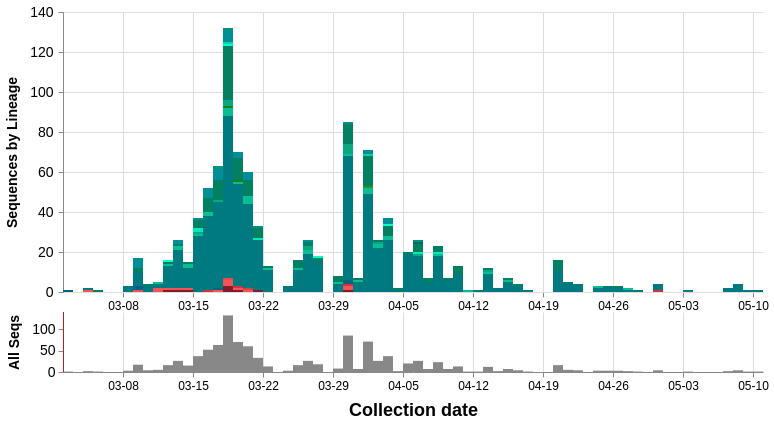

This figure's Vega-Lite source:
### Vega specification from a JSON file in a GitHub repository (floating-point values rounded to 4 significant figures; data arrays with more than 128 entries replaced by an {"elided": "..."} marker saying what was removed)
{"$schema": "https://vega.github.io/schema/vega/v5.json", "description": "A basic stacked bar chart example.", "width": 700, "height": 360, "padding": 5, "data": [{"name": "cases_by_date_and_group", "format": {"parse": {"group": "string", "cases_sum": "number", "date": "date:'%Q'"}}, "values": {"elided": "178 records"}, "transform": [{"type": "bin", "field": "date", "extent": [{"signal": "dateRangeStart"}, {"signal": "dateRangeEnd"}], "step": {"signal": "dateBin"}, "as": ["day_start", "day_end"]}, {"type": "aggregate", "groupby": ["group", "day_start", "day_end"], "fields": ["cases_sum", "group_counts", "color"], "ops": ["sum", "max", "max"], "as": ["cases_sum", "group_counts", "color"]}, {"type": "impute", "field": "cases_sum", "key": "day_start", "groupby": ["group", "color", "group_counts"], "value": 0}, {"type": "formula", "expr": "datum.day_start + dateBin", "as": "day_end"}, {"type": "window", "sort": {"field": "day_start"}, "groupby": ["group"], "ops": ["sum"], "fields": ["cases_sum"], "as": [{"signal": "windowField"}], "frame": [null, 0]}, {"type": "stack", "groupby": ["day_start"], "sort": {"field": "group"}, "field": "cases_sum", "offset": {"signal": "stackOffset"}}]}, {"name": "cases_by_date", "source": "cases_by_date_and_group", "transform": [{"type": "aggregate", "groupby": ["day_start", "day_end"], "fields": ["cases_sum"], "ops": ["sum"], "as": ["cases_sum_by_date"]}]}, {"name": "selected", "on": [{"trigger": "clear", "remove": true}, {"trigger": "!shift", "remove": true}, {"trigger": "!shift && clicked", "insert": "clicked"}, {"trigger": "shift && clicked", "toggle": "clicked"}]}], "signals": [{"name": "dateRangeStart", "value": 1575158400000}, {"name": "dateRangeEnd", "value": 1609372800000}, {"name": "dateBin", "value": 86400000}, {"name": "overviewYLabel", "value": "All Seqs"}, {"name": "detailYLabel", "value": "Sequences by Lineage"}, {"name": "stackOffset", "value": "zero"}, {"name": "windowField", "value": "cases_sum_dummy"}, {"name": "detailDomain"}, {"name": "brush", "value": 0}, {"name": "delta", "value": 0}, {"name": "xdown", "value": 0}, {"name": "anchor", "value": null}, {"name": "hoverBar", "value": null}, {"name": "clear", "value": true, "on": [{"events": "mouseup[!event.item]", "update": "true", "force": true}]}, {"name": "shift", "value": false, "on": [{"events": "@detailbars:click", "update": "event.shiftKey", "force": true}]}, {"name": "clicked", "value": null, "on": [{"events": "@detailbars:click", "update": "{group: datum.group}", "force": true}]}], "marks": [{"type": "group", "name": "detail", "encode": {"enter": {"height": {"value": 280}, "width": {"value": 700}}}, "signals": [{"name": "hoverBar", "push": "outer", "on": [{"events": "@detailbars:mouseover!", "update": "{group: datum.group, date: datum.day_start}"}, {"events": "@detailbars:mouseout!", "update": "null"}]}], "scales": [{"name": "x", "type": "time", "range": "width", "domain": {"fields": [{"data": "cases_by_date", "field": "day_start"}, {"data": "cases_by_date", "field": "day_end"}]}, "domainRaw": {"signal": "detailDomain"}}, {"name": "y", "type": "linear", "range": [280, 0], "nice": true, "zero": true, "domain": {"data": "cases_by_date_and_group", "field": "y1"}}], "axes": [{"orient": "bottom", "scale": "x", "zindex": 0, "format": "%m-%d", "tickCount": "week", "grid": true, "gridScale": "y", "gridColor": "#DDD", "labelFontSize": 12, "labelPadding": 3}, {"orient": "left", "scale": "y", "zindex": 0, "grid": true, "gridColor": "#DDD", "title": {"signal": "detailYLabel"}, "titleFontSize": 14, "titlePadding": 10, "labelFontSize": 14, "labelPadding": 5, "tickCount": 5}], "marks": [{"type": "group", "encode": {"enter": {"height": {"field": {"group": "height"}}, "width": {"field": {"group": "width"}}, "clip": {"value": true}}}, "marks": [{"type": "rect", "name": "detailbars", "from": {"data": "cases_by_date_and_group"}, "encode": {"enter": {"strokeWidth": {"value": 1}, "tooltip": {"signal": "{title: datum.group, 'Total sequences': datum.group_counts, 'Sequences': datum.cases_sum, 'Collection date': timeFormat(datum.day_start, '%b %d %Y')}"}}, "update": {"x": {"scale": "x", "field": "day_start"}, "x2": {"scale": "x", "field": "day_end"}, "y": {"scale": "y", "field": "y0"}, "y2": {"scale": "y", "field": "y1"}, "fill": [{"test": "(!length(data('selected')) || indata('selected', 'group', datum.group)) && (datum.cases_sum > 0)", "field": "color"}, {"value": "#CCC"}], "stroke": [{"test": "hoverBar && hoverBar.group == datum.group && datum.cases_sum > 0", "value": "#000"}, {"value": "transparent"}], "zindex": [{"test": "hoverBar && hoverBar.group == datum.group && datum.cases_sum > 0", "value": 3}, {"value": 1}]}}}]}]}, {"type": "group", "name": "overview", "encode": {"enter": {"x": {"value": 0}, "y": {"value": 300}, "width": {"value": 700}, "height": {"value": 60}, "fill": {"value": "transparent"}}}, "signals": [{"name": "brush", "push": "outer", "on": [{"events": {"merge": [{"markname": "overview", "type": "mousedown"}, {"markname": "overviewbars", "type": "mousedown"}]}, "asdf": "invert('xOverview', [x(), x()])", "update": "[scale('xOverview', round(invert('xOverview', x()) / 86400000) * 86400000), scale('xOverview', round(invert('xOverview', x()) / 86400000) * 86400000)]"}, {"events": {"merge": [{"markname": "overview", "type": "dblclick"}, {"markname": "brushrect", "type": "dblclick"}]}, "update": "0"}, {"events": {"merge": [{"source": "window", "type": "mousemove", "between": [{"markname": "overview", "type": "mousedown"}, {"source": "window", "type": "mouseup"}], "consume": true}, {"source": "window", "type": "mousemove", "between": [{"markname": "overviewbars", "type": "mousedown"}, {"source": "window", "type": "mouseup"}], "consume": true}]}, "update": "[brush[0], clamp(scale('xOverview', round(invert('xOverview', x()) / 86400000) * 86400000), 0, width)]"}, {"events": {"merge": [{"markname": "overview", "type": "mouseup"}, {"markname": "brushrect", "type": "mouseup"}]}, "update": "abs(span(brush)) <= 2 ? 0 : [brush[0], brush[1]]"}, {"events": {"signal": "delta"}, "update": "clampRange([anchor[0] + delta, anchor[1] + delta], 0, width)"}]}, {"name": "anchor", "push": "outer", "on": [{"events": "@brushrect:mousedown", "update": "slice(brush)"}]}, {"name": "xdown", "push": "outer", "on": [{"events": "@brushrect:mousedown", "update": "scale('xOverview', round(invert('xOverview', x()) / 86400000) * 86400000)"}]}, {"name": "delta", "push": "outer", "on": [{"events": "[@brushrect:mousedown, window:mouseup] > window:mousemove!", "update": "scale('xOverview', round(invert('xOverview', x()) / 86400000) * 86400000) - xdown"}]}, {"name": "detailDomain", "push": "outer", "on": [{"events": {"signal": "brush"}, "update": "span(brush) ? invert('xOverview', brush) : null"}]}], "scales": [{"name": "xOverview", "type": "time", "range": "width", "domain": {"fields": [{"data": "cases_by_date", "field": "day_start"}, {"data": "cases_by_date", "field": "day_end"}]}}, {"name": "yOverview", "type": "linear", "range": [60, 0], "domain": {"data": "cases_by_date", "field": "cases_sum_by_date"}, "nice": true, "zero": true}], "axes": [{"orient": "bottom", "scale": "xOverview", "title": "Collection date", "titleFontSize": 18, "titlePadding": 10, "format": "%m-%d", "grid": true, "gridColor": "#DDD", "gridScale": "yOverview", "labelFontSize": 12, "labelPadding": 3, "tickCount": "week"}, {"orient": "left", "scale": "yOverview", "title": {"signal": "overviewYLabel"}, "titleFontSize": 14, "titlePadding": 10, "labelFontSize": 14, "labelPadding": 3, "tickCount": 3}], "marks": [{"type": "rect", "name": "overviewbars", "from": {"data": "cases_by_date"}, "encode": {"enter": {"x": {"scale": "xOverview", "field": "day_start"}, "x2": {"scale": "xOverview", "field": "day_end"}, "y": {"scale": "yOverview", "value": 0}, "y2": {"scale": "yOverview", "field": "cases_sum_by_date"}}, "update": {"fill": [{"test": "detailDomain && inrange(datum.day_start, [detailDomain[0], detailDomain[1] - 1])", "value": "#f00"}, {"value": "#888"}]}}}, {"type": "rect", "name": "brushrect", "encode": {"enter": {"y": {"value": 0}, "height": {"value": 60}, "fill": {"value": "#333"}, "fillOpacity": {"value": 0.2}}, "update": {"x": {"signal": "brush[0]"}, "x2": {"signal": "brush[1]"}}}}, {"type": "rect", "interactive": false, "encode": {"enter": {"y": {"value": 0}, "height": {"value": 60}, "width": {"value": 1}, "fill": {"value": "firebrick"}}, "update": {"x": {"signal": "brush[0]"}}}}, {"type": "rect", "interactive": false, "encode": {"enter": {"y": {"value": 0}, "height": {"value": 60}, "width": {"value": 1}, "fill": {"value": "firebrick"}}, "update": {"x": {"signal": "brush[1]"}}}}]}]}
